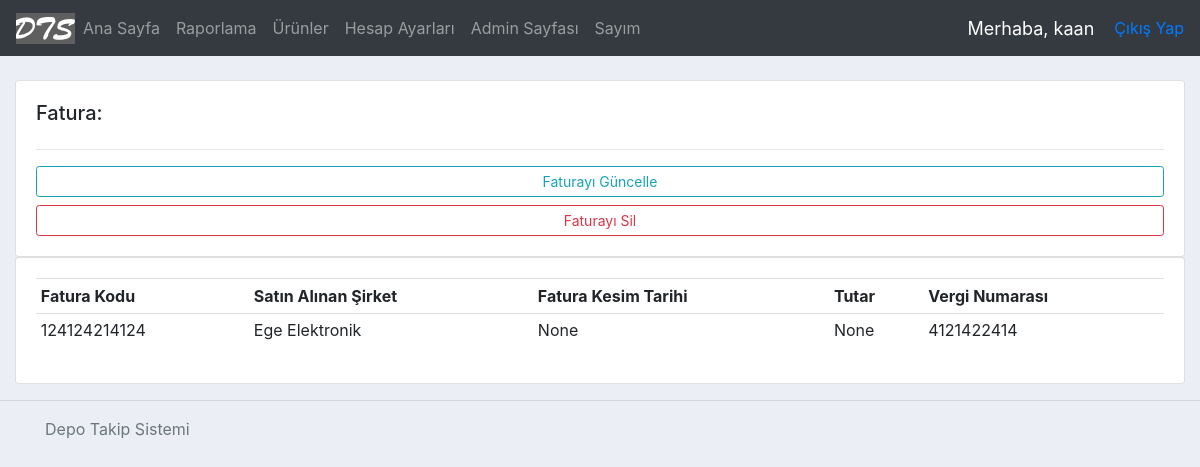
Page /invoice/53/ (signed in) on the committed database.
### accounts/models.py (models this page shows, shortened)
class Invoice(models.Model): #fatura
    invoiceCode = models.CharField( max_length = 200 )
    vendor = models.CharField( max_length=200, blank=True, null=True ) #faturayı kesen firma
    date = models.DateField( blank=True, null=True) #fatura kesim tarihi
    sum = models.FloatField( blank=True, null=True ) #tutar
    taxNo = models.CharField( max_length=200, blank=True, null=True ) #vergi numarası
    history = HistoricalRecords()

### accounts/views.py (the view)
# urls.py: path('invoice/<str:pk>/', views.invoice, name='invoice-path'),
@login_required(login_url='login')
def invoice(request, pk):
    invoice = Invoice.objects.get(id=pk)
    context = {'invoice': invoice}
    return render( request, 'accounts/invoice.html', context )

### accounts/templates/accounts/invoice.html (shortened to what this page needs)
{%  extends 'accounts/main.html' %}
{% block content %}
<br>
<div class="row">
	<div class="col-md">
		<div class="card card-body">
			<h5>Fatura:</h5>
			<hr>
			<a class="btn btn-outline-info  btn-sm btn-block" href="{% url 'updateInvoice' invoice.id %}">Faturayı Güncelle</a>
			<a class="btn btn-outline-danger  btn-sm btn-block" href="{% url 'deleteInvoice' invoice.id %}">Faturayı Sil</a>
		</div>
	</div>
</div>
<div class="row">
	<div class="col-md">
		<div class="card card-body">
			<table class="table table-sm">
				<tr>
					<th>Fatura Kodu</th>
					<th>Satın Alınan Şirket</th>
					<th>Fatura Kesim Tarihi</th>
					<th>Tutar</th>
					<th>Vergi Numarası</th>
				</tr>
				<tr>
					<td>{{ invoice.invoiceCode}}</td>
					<td>{{ invoice.vendor }}</td>
					<td>{{ invoice.date }}</td>
					<td>{{ invoice.sum }}</td>
					<td>{{ invoice.taxNo }}</td>
			</table>
		</div>
	</div>
</div>
{% endblock %}

### accounts/templates/accounts/navbar.html (shortened to what this page needs)
{% load static %}
<nav class="navbar navbar-expand-lg navbar-dark bg-dark">
    <a href="/">
        <img class="logo" src="{% static 'images/dts.png' %}">
    </a>
    <div class="collapse navbar-collapse" id="navbarNav">
        <ul class="navbar-nav">
          <li class="nav-item ">
              <a class="nav-link" href="{% url 'home' %}">Ana Sayfa</a>
          </li>
          <li class="nav-item ">
              <a class="nav-link" href="/reportPage">Raporlama</a>
          </li>
          <li class="nav-item ">
              <a class="nav-link" href="/products">Ürünler</a>
          </li>
          {% if request.user.is_staff %}
          <li class="nav-item">
              <a class="nav-link" href="{% url 'account' %}">Hesap Ayarları</a>
          </li>
          {% endif %}
          <li class="nav-item">
              <a class="nav-link" href="/admin">Admin Sayfası</a>
          </li>
          <li class="nav-item">
              <a class="nav-link" href="/stocktakePage">Sayım</a>
          </li>
        </ul>
    </div>
    <span class="hello-msg">Merhaba, {{request.user}}</span>
    <span><a href="{% url 'logout' %}">Çıkış Yap</a></span>
</nav>

### static/css/main.css (style rules this page uses)
body { background-color: #ebeff5; }

### accounts/templates/accounts/navbar.html (style rules this page uses)
.hello-msg { font-size: 18px; color: #fff; margin-right: 20px; }

### rows in the picture
Invoice: invoiceCode "124124214124", vendor "Ege Elektronik", date "None", sum "None", taxNo "4121422414"

### other values in the picture
{{ request.user }} "kaan"
